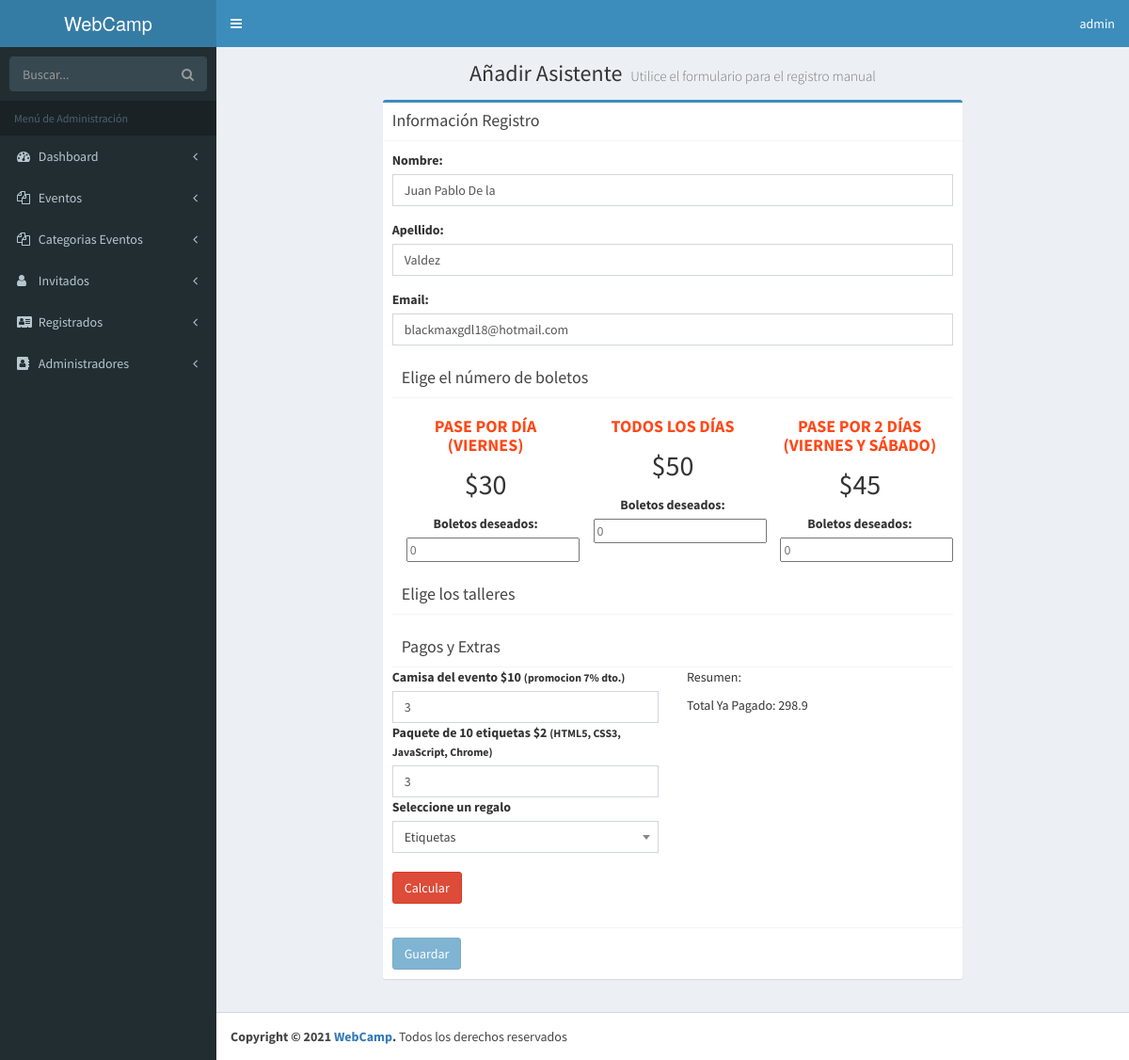
Page /admin/editar-registrado.php?id=24 (signed in) on the committed database.
### tables this page shows
CREATE TABLE `registrados` (
  `ID_Registrado` bigint(20) UNSIGNED NOT NULL,
  `nombre_registrado` varchar(50) NOT NULL,
  `apellido_registrado` varchar(50) NOT NULL,
  `email_registrado` varchar(100) NOT NULL,
  `fecha_registro` datetime NOT NULL,
  `pases_articulos` longtext NOT NULL,
  `talleres_registrados` longtext NOT NULL,
  `regalo` int(11) NOT NULL,
  `total_pagado` varchar(50) NOT NULL,
  `pagado` int(1) NOT NULL
);

### admin/editar-registrado.php (the view, shortened to what this page needs)
<?php
    $id = $_GET['id'];
    include_once 'funciones/funciones.php';
    include_once 'templates/header.php';
?>
<body  class="hold-transition skin-blue fixed sidebar-mini" data-elemento="Eventos">
    <div class="wrapper">
        <?php include_once 'templates/barra.php'; ?>
        <?php include_once 'templates/navegacion.php'; ?>
  <div class="content-wrapper">
    <section class="content-header">
      <h1 class="text-center">
        Añadir Asistente
        <small>Utilice el formulario para el registro manual</small>
      </h1>
    </section>
    <section class="content">
            <div class="row">
                <div class="col-lg-8 col-lg-offset-2">
                    <div class="box box-primary">
                            <div class="box-header with-border">
                                <h3 class="box-title">Información Registro</h3>
                            </div>
                                <?php
                                        $sql = "SELECT * FROM registrados WHERE ID_Registrado = $id ";
                                        $resultado = $conn->query($sql);
                                        $registrado = $resultado->fetch_assoc();
                                ?>
                                <form role="form" id="guardar-registro" action="modelo-registrado.php" method="post" class="editar-registrado">
                                    <div class="box-body">
                                            <div class="form-group">
                                                <label for="nombre">Nombre: </label>
                                                <input type="text" class="form-control" id="nombre" name="nombre" placeholder="Nombre" value="<?php echo $registrado['nombre_registrado']; ?>">
                                            </div>
                                            <div class="form-group">
                                                <label for="apellido">Apellido: </label>
                                                <input type="text" class="form-control" id="apellido" name="apellido" placeholder="Apellido"  value="<?php echo $registrado['apellido_registrado']; ?>">
                                            </div>
                                            <div class="form-group">
                                                <label for="email">Email: </label>
                                                <input type="email" class="form-control" id="email" name="email" placeholder="E-mail" value="<?php echo $registrado['email_registrado']; ?>">
                                            </div>
                                            <?php
                                                $pedido =  $registrado['pases_articulos'];
                                                $boletos = json_decode($pedido, true);
                                            ?>
                                            <div class="form-group">
                                                <div id="paquetes" class="paquetes">
                                                    <div class="box-header with-border">
                                                        <h3 class="box-title">Elige el número de boletos</h3>
                                                    </div>
                                                        <ul class="lista-precios clearfix row">
                                                            <li class="col-md-4">
                                                                    <div class="tabla-precio">
                                                                        <h3>Pase por día (viernes)</h3>
                                                                        <p class="numero">$30</p>
                                                                        <div class="orden">
                                                                            <label for="pase_dia">Boletos deseados:</label>
                                                                            <input type="number" min="0" id="pase_dia" size="3" name="boletos[un_dia][cantidad]" placeholder="0" value="<?php echo $boletos['un_dia']['cantidad']; ?>">
                                                                        </div>
                                                                    </div>
                                                            </li>
                                                            <li class="col-md-4">
                                                                    <div class="tabla-precio">
                                                                        <h3>Todos los días</h3>
                                                                        <p class="numero">$50</p>
                                                                        <div class="orden">
                                                                            <label for="pase_completo">Boletos deseados:</label>
                                                                            <input type="number" min="0" id="pase_completo" size="3" name="boletos[completo][cantidad]" placeholder="0"  value="<?php echo $boletos['pase_completo']['cantidad']; ?>">
                                                                        </div>
                                                                    </div>
                                                            </li>
                                                            <li class="col-md-4">
                                                                    <div class="tabla-precio">
                                                                        <h3>Pase por 2 días (viernes y sábado)</h3>
                                                                        <p class="numero">$45</p>
                                                                        <div class="orden">
                                                                            <label for="pase_dosdias">Boletos deseados:</label>
                                                                            <input type="number" min="0" id="pase_dosdias" size="3" name="boletos[2dias][cantidad]" placeholder="0" value="<?php echo $boletos['pase_2dias']['cantidad']; ?>">
                                                                        </div>
                                                                    </div>
                                                            </li>
                                                        </ul>
                                                    </div>
                                            </div>
                                            <div class="form-group">
                                                <div id="eventos" class="eventos clearfix">
                                                    <div class="box-header with-border">
                                                            <h3 class="box-title">Elige los talleres</h3>
                                                    </div>
                                                </div>
                                            </div>
                                            <div class="form-group">
                                                <div id="resumen" class="resumen">
                                                    <div class="box-header with-border">
                                                        <h3 class="box-title">Pagos y Extras</h3>
                                                    </div>
                                                    <div class="caja clearfix row">
                                                        <div class="extras col-md-6">
                                                                <div class="orden">
                                                                    <label for="camisa_evento">Camisa del evento $10 <small>(promocion 7% dto.)</small></label>
                                                                    <input type="number" class="form-control" min="0" id="camisa_evento" name="pedido_extra[camisas][cantidad]" size="3" placeholder="0" value="<?php echo $boletos['camisas']; ?>">
                                                                </div>
                                                                <div class="orden">
                                                                    <label for="etiquetas">Paquete de 10 etiquetas $2 <small>(HTML5, CSS3, JavaScript, Chrome)</small></label>
                                                                    <input type="number" class="form-control" min="0" id="etiquetas" name="pedido_extra[etiquetas][cantidad]" size="3" placeholder="0" value="<?php echo $boletos['etiquetas']; ?>">
                                                                </div>
                                                                <div class="orden">
                                                                    <label for="regalo">Seleccione un regalo</label> <br>
                                                                </div>
                                                                <br>
                                                                <input type="button" id="calcular" class="btn btn-danger" value="Calcular">
                                                        </div>
                                                        <div class="total col-md-6">
                                                            <p>Resumen:</p>
                                                            <p>Total Ya Pagado: <?php echo $registrado['total_pagado']; ?></p>
                                                        </div>
                                                    </div>
                                                </div>
                                            </div>
                                    </div>
                                    <div class="box-footer">
                                        <button type="submit" name="agregar" id="btnRegistro" class="btn btn-primary">Guardar</button>
                                    </div>
                                </form>
                    </div>
                </div>
            </div>
    </section>
  </div>
<?php
  include_once 'templates/footer.php';
  include_once 'templates/footer-scripts.php';
?>

### admin/css/gdlwebcamp.css (style rules this page uses)
ul.lista-precios { list-style: none; padding:0; margin:0; }
ul.lista-precios li { text-align: center; }
ul.lista-precios li .numero { font-size: 30px; }
.tabla-precio h3 { text-transform: uppercase; font-size: 18px; color: #fe4918; font-weight: bold; }

### rows in the picture
registrados: nombre "Juan Pablo De la", apellido "Valdez", email "blackmaxgdl18@hotmail.com", pases_articulos "3", total_pagado "298.9"

### other values in the picture
$usuario "admin"
